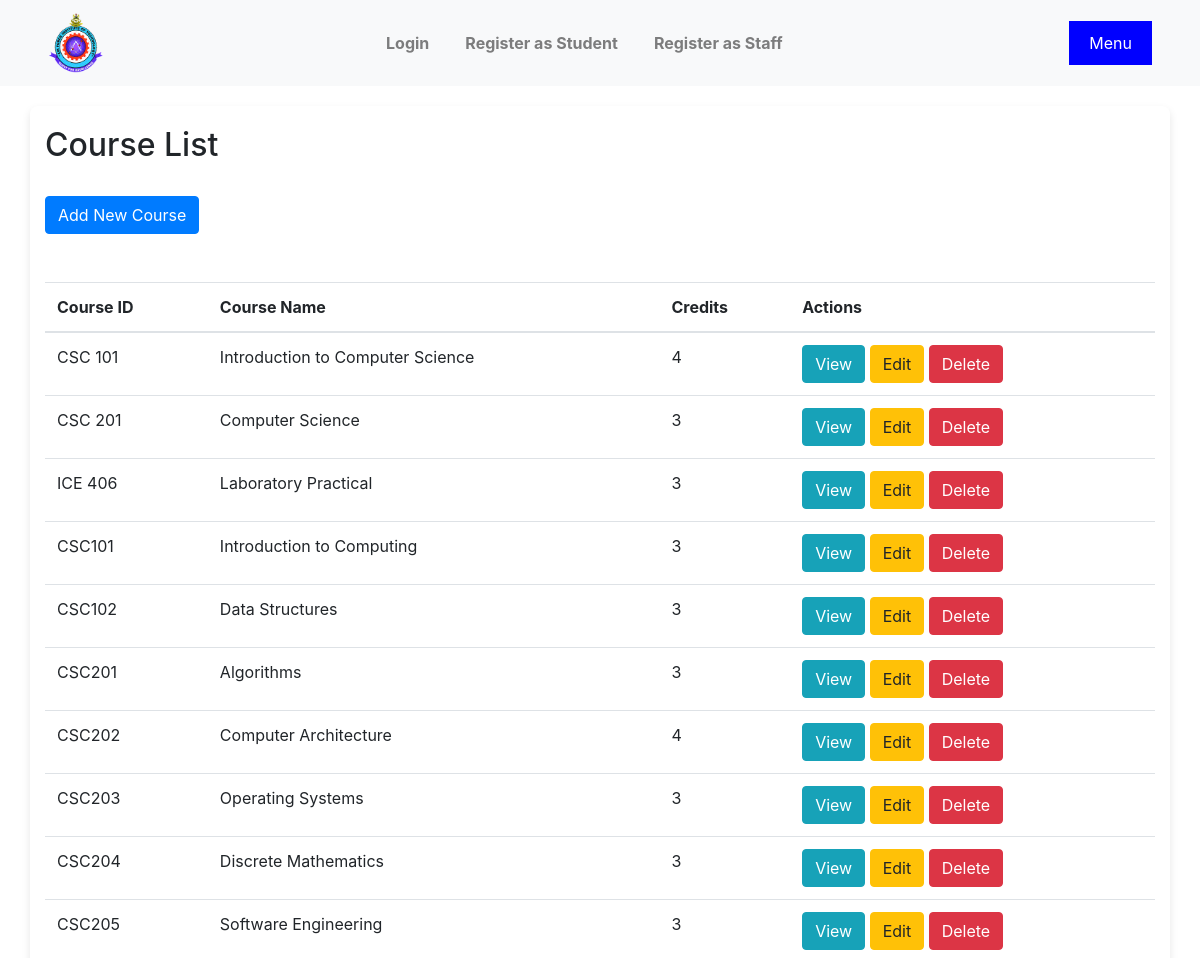
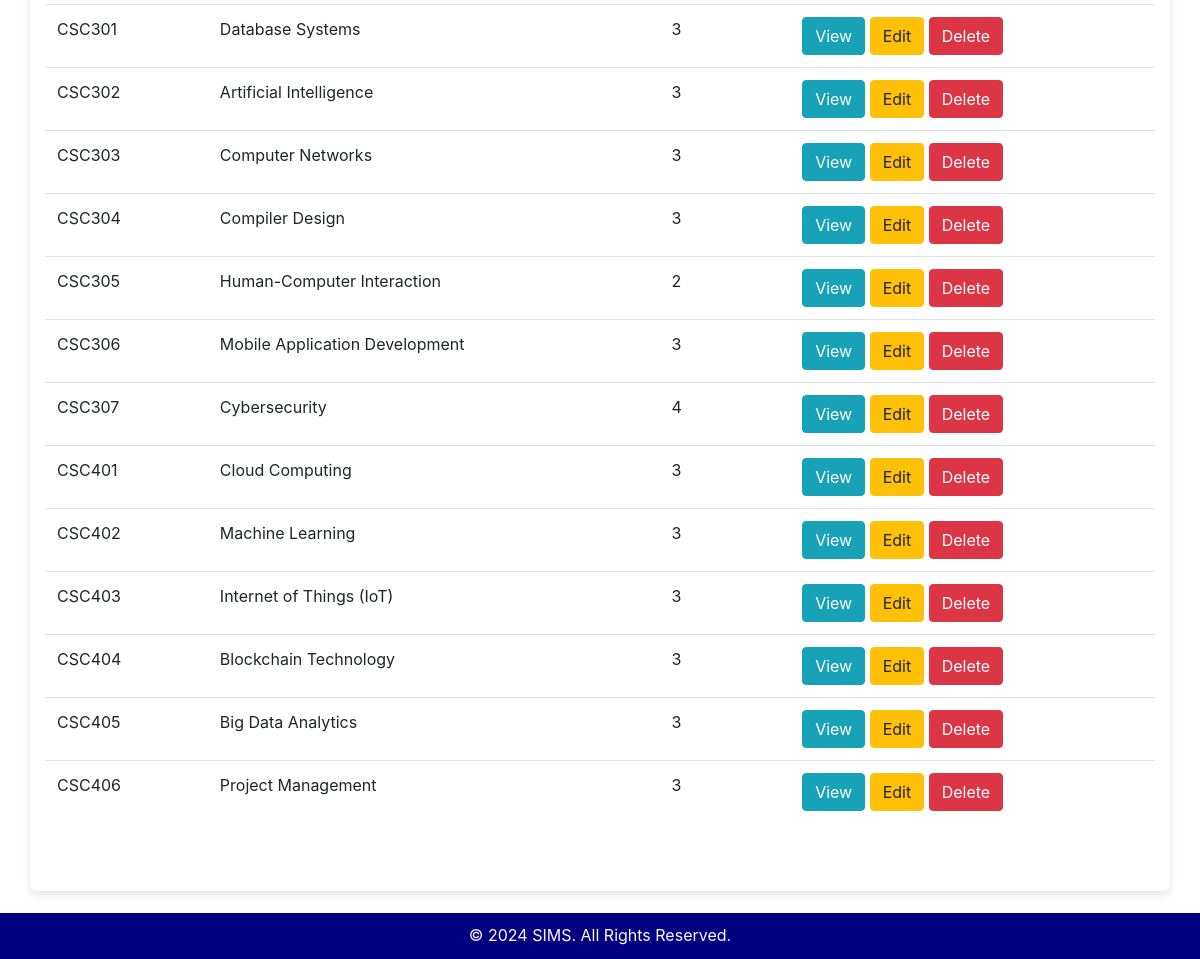
Page /courses/ on the committed database (2 pictures, top to bottom).
### ims/models.py (models this page shows, shortened)
class Course(models.Model):
    course_id = models.CharField(max_length=10, unique=True)
    course_name = models.CharField(max_length=200)
    credits = models.IntegerField()

### ims/views.py (the view)
# urls.py: path('courses/', views.CourseListView.as_view(), name='course_list'),
class CourseListView(ListView):
    model = Course
    template_name = 'courses/course_list.html'
    context_object_name = 'courses'

### templates/courses/course_list.html (shortened to what this page needs)
{% extends 'base.html' %}
{% block content %}
    <h2>Course List</h2>
    <br>
    <a href="{% url 'course_create' %}" class="btn btn-primary">Add New Course</a>
    <table class="table my-5">
        <thead>
            <tr>
                <th>Course ID</th>
                <th>Course Name</th>
                <th>Credits</th>
                <th>Actions</th>
            </tr>
        </thead>
        <tbody>
            {% for course in courses %}
                <tr>
                    <td>{{ course.course_id }}</td>
                    <td>{{ course.course_name }}</td>
                    <td>{{ course.credits }}</td>
                    <td>
                        <a href="{% url 'course_detail' course.id %}" class="btn btn-info">View</a>
                        <a href="{% url 'course_update' course.id %}" class="btn btn-warning">Edit</a>
                        <a href="{% url 'course_delete' course.id %}" class="btn btn-danger">Delete</a>
                    </td>
                </tr>
            {% endfor %}
        </tbody>
    </table>
{% endblock %}

### ims/static/css/style.css (style rules this page uses)
body { font-family: 'Arial', sans-serif; margin: 0; padding: 0; background-color: #f5f5f5; color: #333; }

### rows in the picture
Course: course_id "CSC 101", course_name "Introduction to Computer Science", credits "4"
Course: course_id "CSC 201", course_name "Computer Science", credits "3"
Course: course_id "ICE 406", course_name "Laboratory Practical", credits "3"
Course: course_id "CSC101", course_name "Introduction to Computing", credits "3"
Course: course_id "CSC102", course_name "Data Structures", credits "3"
Course: course_id "CSC201", course_name "Algorithms", credits "3"
Course: course_id "CSC202", course_name "Computer Architecture", credits "4"
Course: course_id "CSC203", course_name "Operating Systems", credits "3"
Course: course_id "CSC204", course_name "Discrete Mathematics", credits "3"
Course: course_id "CSC205", course_name "Software Engineering", credits "3"
Course: course_id "CSC301", course_name "Database Systems", credits "3"
Course: course_id "CSC302", course_name "Artificial Intelligence", credits "3"
Course: course_id "CSC303", course_name "Computer Networks", credits "3"
Course: course_id "CSC304", course_name "Compiler Design", credits "3"
Course: course_id "CSC305", course_name "Human-Computer Interaction", credits "2"
Course: course_id "CSC306", course_name "Mobile Application Development", credits "3"
Course: course_id "CSC307", course_name "Cybersecurity", credits "4"
Course: course_id "CSC401", course_name "Cloud Computing", credits "3"
Course: course_id "CSC402", course_name "Machine Learning", credits "3"
Course: course_id "CSC403", course_name "Internet of Things (IoT)", credits "3"
Course: course_id "CSC404", course_name "Blockchain Technology", credits "3"
Course: course_id "CSC405", course_name "Big Data Analytics", credits "3"
Course: course_id "CSC406", course_name "Project Management", credits "3"
